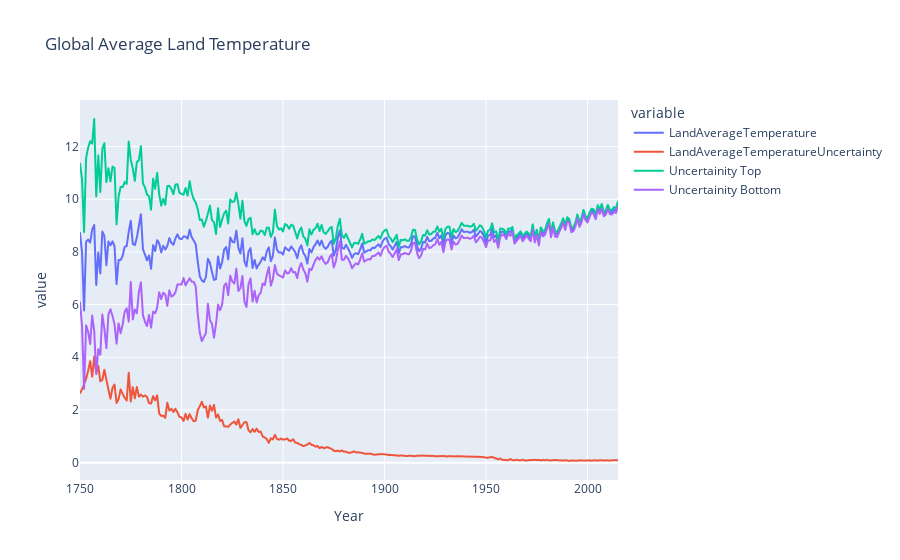

Notebook code cell kept with this figure:
### Markdown cell above
Using the Plotly library to create a line plot of global annual average temperatures by country.

### Code cell
# Create and display line plot
fig = px.line(avg_land_temp, x='Year', 
        y=['LandAverageTemperature', 'LandAverageTemperatureUncertainty', 'Uncertainity Top', 'Uncertainity Bottom'],
       title='Global Average Land Temperature')
fig.show()

### Figure 1 — Plotly figure (JSON) as saved in the notebook; plotly's stock layout.template omitted (floating-point values rounded to 4 significant figures; data arrays with more than 128 entries replaced by an {"elided": "..."} marker saying what was removed)
{"data": [{"hovertemplate": "variable=LandAverageTemperature<br>Year=%{x}<br>value=%{y}<extra></extra>", "legendgroup": "LandAverageTemperature", "line": {"color": "#636efa", "dash": "solid"}, "mode": "lines", "name": "LandAverageTemperature", "showlegend": true, "type": "scattergl", "x": {"elided": "266 str values"}, "xaxis": "x", "y": {"elided": "266 float values"}, "yaxis": "y"}, {"hovertemplate": "variable=LandAverageTemperatureUncertainty<br>Year=%{x}<br>value=%{y}<extra></extra>", "legendgroup": "LandAverageTemperatureUncertainty", "line": {"color": "#EF553B", "dash": "solid"}, "mode": "lines", "name": "LandAverageTemperatureUncertainty", "showlegend": true, "type": "scattergl", "x": {"elided": "266 str values"}, "xaxis": "x", "y": {"elided": "266 float values"}, "yaxis": "y"}, {"hovertemplate": "variable=Uncertainity Top<br>Year=%{x}<br>value=%{y}<extra></extra>", "legendgroup": "Uncertainity Top", "line": {"color": "#00cc96", "dash": "solid"}, "mode": "lines", "name": "Uncertainity Top", "showlegend": true, "type": "scattergl", "x": {"elided": "266 str values"}, "xaxis": "x", "y": {"elided": "266 float values"}, "yaxis": "y"}, {"hovertemplate": "variable=Uncertainity Bottom<br>Year=%{x}<br>value=%{y}<extra></extra>", "legendgroup": "Uncertainity Bottom", "line": {"color": "#ab63fa", "dash": "solid"}, "mode": "lines", "name": "Uncertainity Bottom", "showlegend": true, "type": "scattergl", "x": {"elided": "266 str values"}, "xaxis": "x", "y": {"elided": "266 float values"}, "yaxis": "y"}], "layout": {"legend": {"title": {"text": "variable"}, "tracegroupgap": 0}, "title": {"text": "Global Average Land Temperature"}, "xaxis": {"anchor": "y", "domain": [0, 1], "title": {"text": "Year"}}, "yaxis": {"anchor": "x", "domain": [0, 1], "title": {"text": "value"}}}}
